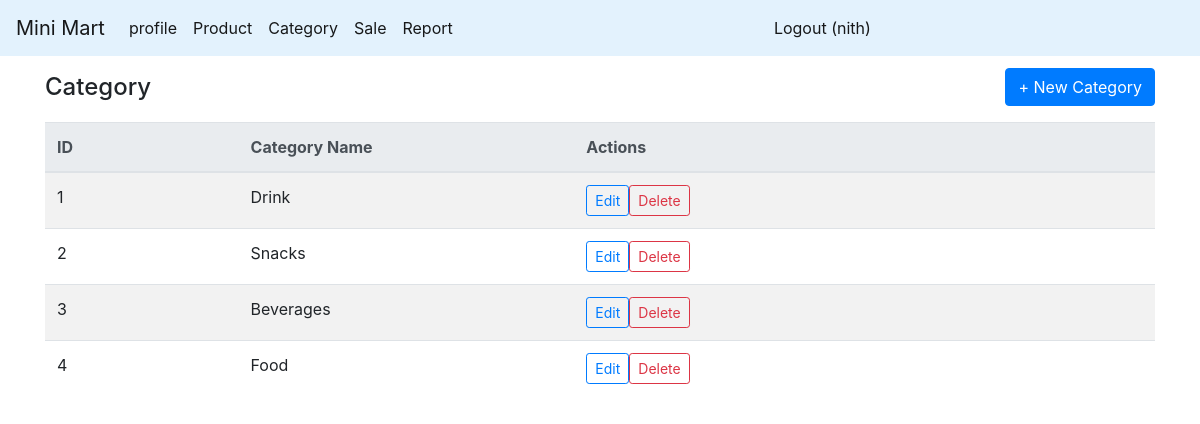
The app's page /category_list (signed in) with its own data.
### app.py (models this page shows)
class Category(db.Model):
    category_id = db.Column(db.Integer, primary_key=True)
    category_name = db.Column(db.String(80), unique=True, nullable=False)

### route/category.py (the view)
@app.get('/category_list')
@jwt_required()
def category_list():
    user= get_jwt_identity()
    list = db.session.execute(text('SELECT * FROM category')).fetchall()
    categories =[]
    for row in list:
        category={
            'category_id': row[0],
            'category_name': row[1]
        }
        categories.append(category)
    return render_template('category/category_list.html', categories=categories, user=user)

### app.py (called while the page is built)
@jwt.token_in_blocklist_loader
def check_if_token_revoked(jwt_header, jwt_payload):
    jti = jwt_payload["jti"]
    token = TokenBlocklist.query.filter_by(jti=jti).first()
    return token is not None

### templates/category/category_list.html
{% extends "master.html" %}
{% block main_content %}
    <div class="container">
        <div class="d-flex align-items-center justify-content-between mb-3" style="padding-top: 12px">
            <h4 class="mb-0">Category</h4>
            <a href="/add_category_form" class="btn btn-primary">+ New Category</a>
        </div>
        <div class="table-responsive">
            <table class="table table-striped table-hover align-middle">
                <thead class="thead-light">
                <tr>
                    <th style="width:60px">ID</th>
                    <th style="width:84px">Category Name</th>
                    <th style="width:180px">Actions</th>
                </tr>
                </thead>
                <tbody>
                {% for c in categories %}
                    <tr>
                        <td>{{ c.category_id }}</td>
                        <td class="text-truncate" style="max-width:360px"
                            title="{{ c.category_name }}">{{ c.category_name }}</td>
                        <td>
                            <a href="{{ url_for('update_category_form', category_id=c['category_id']) }}"
                               class="btn btn-sm btn-outline-primary">Edit</a>
                            <form action="{{ url_for('delete_category', category_id=c.category_id) }}" method="post"
                                  class="d-inline"
                                  onsubmit="return confirm('Delete {{ c.category_name }}?');">
                                <button class="btn btn-sm btn-outline-danger">Delete</button>
                            </form>
                        </td>
                    </tr>
                {% else %}
                    <tr>
                        <td colspan="6" class="text-center text-muted py-4">No category found.</td>
                    </tr>
                {% endfor %}
                </tbody>
            </table>
        </div>
    </div>
{% endblock %}

### records on screen
Category: category_id "1", category_name "Drink"
Category: category_id "2", category_name "Snacks"
Category: category_id "3", category_name "Beverages"
Category: category_id "4", category_name "Food"

### other values on screen
{{ user }} "nith"
